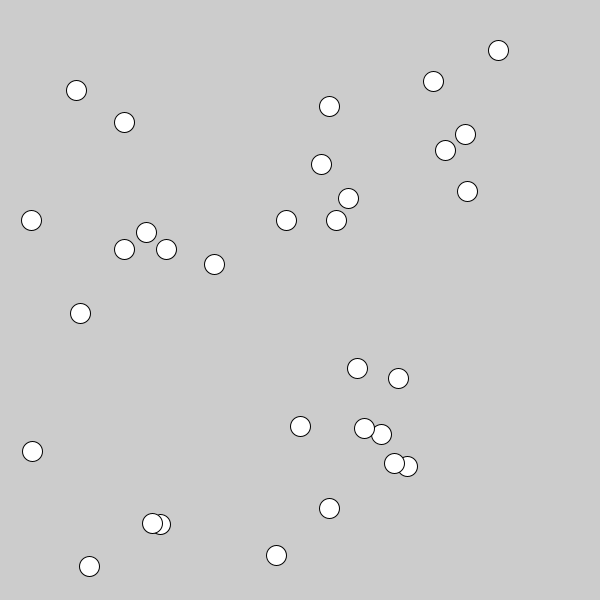
Frame 1 (no input)
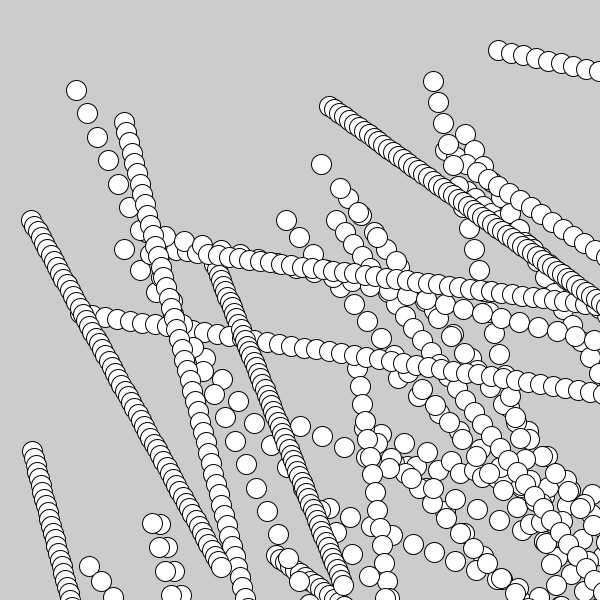
Frame 60 (the mouse pressed at the canvas centre just before this capture)
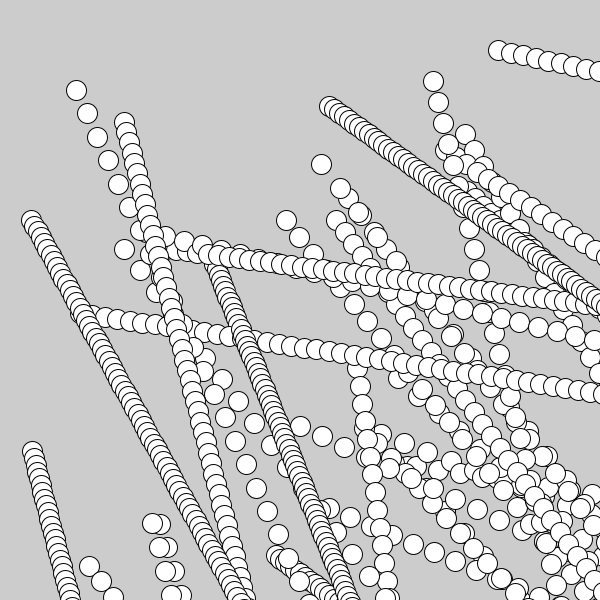
Frame 120 (the mouse held since frame 60 and released just before this capture)

The Processing sketch that drew these frames (run headless with seeded random() and noise(); from frame 60 on, the mouse is pressed at the canvas centre):

// Processing sketch: Chain_Reacts
// ── Chain_Reacts.pde

Ball[] balls;

int numBalls = (int) random(25, 35);

void setup() {
  size(600,600);
  balls = new Ball[numBalls];
  for (int i = 0; i < balls.length; i++){
    balls[i] = new Ball();
  }
}

void draw(){
  for (int i = 0; i < balls.length; i++){
    balls[i].update();
}
}

// ── Balls.pde
class Ball
{
  int rad = 20;
  float x = 300;
  float y = 300;
  float speedx;
  float speedy;
  Ball(){
    speedx = random(1,25);
    speedy = random(1,25);
    x = random (20,580);
    y = random(20,580);
  }
  Ball(int xcor, int ycor) {
      fill(random(256), random(256), random(256));
      ellipse(xcor, ycor, rad, rad);
  }
  
  void update(){
    if (x >= 580) {
      x *= -1;
    }
    if (y >= 580) {
     y *= -1;//change direction
    }
    if (x <= 20) {
      x *= -1;
    }
    if (y <= 20) {
     y *= -1;//change direction
    }
    x += speedx;
    y += speedy;
    ellipse(x,y,rad,rad);
    
  }
}
